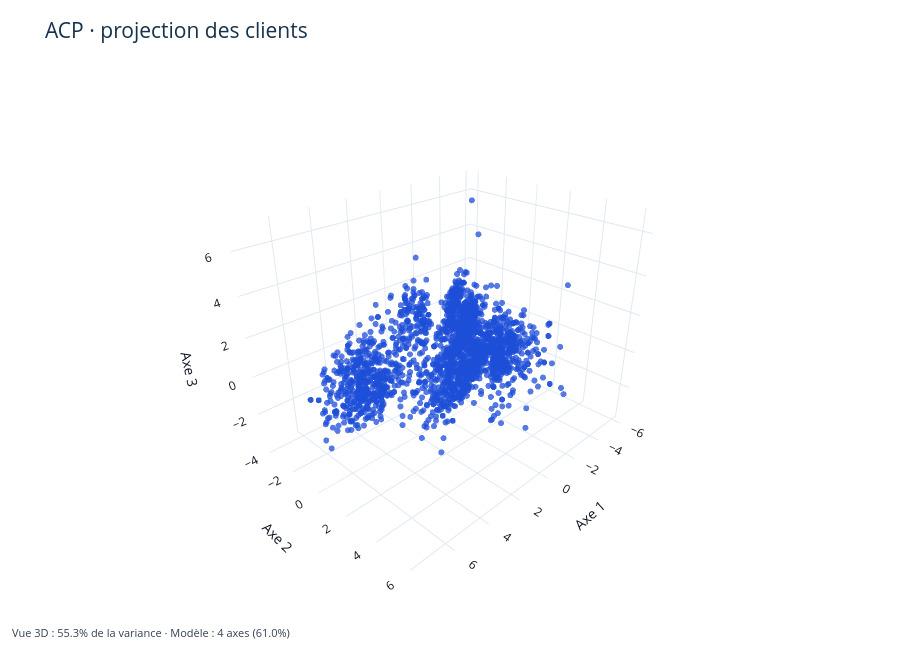

Notebook code cell kept with this figure:
### Code cell
# Projection avant la construction des groupes.
x, y, z = PCA_ds["axe1"], PCA_ds["axe2"], PCA_ds["axe3"]
fig = plt.figure(figsize=(10, 7.5))
ax = fig.add_subplot(111, projection="3d")
ax.scatter(x, y, z, c=pal[0], s=12, alpha=0.6, edgecolors="none")
ax.set(xlabel="Axe 1", ylabel="Axe 2", zlabel="Axe 3", title="ACP · projection des clients sur trois axes")
ax.view_init(elev=22, azim=40)
note_figure(fig, "Vue 3D : 55,3 % de la variance · Le modèle utilise 4 axes (61,0 %).")
afficher_3d(graphique_3d(PCA_ds, "ACP · projection des clients"), fig, "projection_acp_3d.html")

### Figure 1 — Plotly figure (JSON) as saved in the notebook; plotly's stock layout.template omitted (floating-point values rounded to 4 significant figures; data arrays with more than 128 entries replaced by an {"elided": "..."} marker saying what was removed)
{"data": [{"customdata": {"elided": "2212x3 float values"}, "hovertemplate": "Axe 1 : %{x:.2f}<br>Axe 2 : %{y:.2f}<br>Axe 3 : %{z:.2f}<br>Revenu : %{customdata[0]:,.0f}<br>Dépenses : %{customdata[1]:,.0f}<br>Âge en 2014 : %{customdata[2]:.0f}<extra>%{fullData.name}</extra>", "marker": {"color": "#1D4ED8", "opacity": 0.75, "size": 3.5}, "mode": "markers", "name": "Clients", "type": "scatter3d", "x": {"elided": "2212 float values"}, "y": {"elided": "2212 float values"}, "z": {"elided": "2212 float values"}}], "layout": {"annotations": [{"font": {"color": "#334155", "size": 11}, "showarrow": false, "text": "Vue 3D : 55.3% de la variance · Modèle : 4 axes (61.0%)", "x": 0, "xref": "paper", "y": -0.09, "yref": "paper"}], "font": {"color": "#111827", "size": 12}, "height": 670, "legend": {"font": {"size": 11}, "orientation": "v", "x": 1.02, "xanchor": "left", "y": 0.95}, "margin": {"b": 75, "l": 10, "r": 10, "t": 75}, "paper_bgcolor": "white", "scene": {"aspectmode": "data", "bgcolor": "white", "camera": {"eye": {"x": 1.5, "y": 1.5, "z": 1.1}}, "dragmode": "orbit", "xaxis": {"title": {"text": "Axe 1"}}, "yaxis": {"title": {"text": "Axe 2"}}, "zaxis": {"title": {"text": "Axe 3"}}}, "showlegend": false, "title": {"font": {"color": "#17324D", "size": 21}, "text": "ACP · projection des clients"}}}
